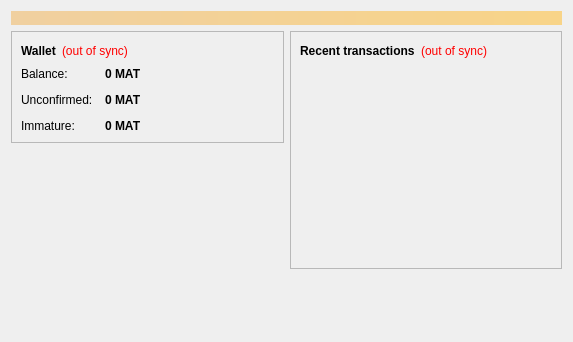
<?xml version="1.0" encoding="UTF-8"?>
<ui version="4.0">
 <class>OverviewPage</class>
 <widget class="QWidget" name="OverviewPage">
  <property name="geometry">
   <rect>
    <x>0</x>
    <y>0</y>
    <width>573</width>
    <height>342</height>
   </rect>
  </property>
  <property name="windowTitle">
   <string>Form</string>
  </property>
  <layout class="QVBoxLayout" name="topLayout">
   <item>
    <widget class="QLabel" name="labelAlerts">
     <property name="visible">
      <bool>false</bool>
     </property>
     <property name="styleSheet">
      <string notr="true">background-color: qlineargradient(x1: 0, y1: 0, x2: 1, y2: 0, stop:0 #F0D0A0, stop:1 #F8D488); color:#000000;</string>
     </property>
     <property name="wordWrap">
      <bool>true</bool>
     </property>
     <property name="margin">
      <number>3</number>
     </property>
    </widget>
   </item>
   <item>
    <layout class="QHBoxLayout" name="horizontalLayout" stretch="1,1">
     <item>
      <layout class="QVBoxLayout" name="verticalLayout_2">
       <item>
        <widget class="QFrame" name="frame">
         <property name="frameShape">
          <enum>QFrame::StyledPanel</enum>
         </property>
         <property name="frameShadow">
          <enum>QFrame::Raised</enum>
         </property>
         <layout class="QVBoxLayout" name="verticalLayout_4">
          <item>
           <layout class="QHBoxLayout" name="horizontalLayout_4">
            <item>
             <widget class="QLabel" name="label_5">
              <property name="font">
               <font>
                <weight>75</weight>
                <bold>true</bold>
               </font>
              </property>
              <property name="text">
               <string>Wallet</string>
              </property>
             </widget>
            </item>
            <item>
             <widget class="QLabel" name="labelWalletStatus">
              <property name="toolTip">
               <string>The displayed information may be out of date. Your wallet automatically synchronizes with the Mattcoin network after a connection is established, but this process has not completed yet.</string>
              </property>
              <property name="styleSheet">
               <string notr="true">QLabel { color: red; }</string>
              </property>
              <property name="text">
               <string notr="true">(out of sync)</string>
              </property>
              <property name="alignment">
               <set>Qt::AlignLeading|Qt::AlignLeft|Qt::AlignVCenter</set>
              </property>
             </widget>
            </item>
            <item>
             <spacer name="horizontalSpacer_2">
              <property name="orientation">
               <enum>Qt::Horizontal</enum>
              </property>
              <property name="sizeHint" stdset="0">
               <size>
                <width>40</width>
                <height>20</height>
               </size>
              </property>
             </spacer>
            </item>
           </layout>
          </item>
          <item>
           <layout class="QFormLayout" name="formLayout_2">
            <property name="fieldGrowthPolicy">
             <enum>QFormLayout::AllNonFixedFieldsGrow</enum>
            </property>
            <property name="horizontalSpacing">
             <number>12</number>
            </property>
            <property name="verticalSpacing">
             <number>12</number>
            </property>
            <item row="0" column="0">
             <widget class="QLabel" name="label">
              <property name="text">
               <string>Balance:</string>
              </property>
             </widget>
            </item>
            <item row="0" column="1">
             <widget class="QLabel" name="labelBalance">
              <property name="font">
               <font>
                <weight>75</weight>
                <bold>true</bold>
               </font>
              </property>
              <property name="cursor">
               <cursorShape>IBeamCursor</cursorShape>
              </property>
              <property name="toolTip">
               <string>Your current balance</string>
              </property>
              <property name="text">
               <string notr="true">0 MAT</string>
              </property>
              <property name="textInteractionFlags">
               <set>Qt::LinksAccessibleByMouse|Qt::TextSelectableByKeyboard|Qt::TextSelectableByMouse</set>
              </property>
             </widget>
            </item>
            <item row="1" column="0">
             <widget class="QLabel" name="label_3">
              <property name="text">
               <string>Unconfirmed:</string>
              </property>
             </widget>
            </item>
            <item row="1" column="1">
             <widget class="QLabel" name="labelUnconfirmed">
              <property name="font">
               <font>
                <weight>75</weight>
                <bold>true</bold>
               </font>
              </property>
              <property name="cursor">
               <cursorShape>IBeamCursor</cursorShape>
              </property>
              <property name="toolTip">
               <string>Total of transactions that have yet to be confirmed, and do not yet count toward the current balance</string>
              </property>
              <property name="text">
               <string notr="true">0 MAT</string>
              </property>
              <property name="textInteractionFlags">
               <set>Qt::LinksAccessibleByMouse|Qt::TextSelectableByKeyboard|Qt::TextSelectableByMouse</set>
              </property>
             </widget>
            </item>
            <item row="2" column="0">
             <widget class="QLabel" name="labelImmatureText">
              <property name="text">
               <string>Immature:</string>
              </property>
             </widget>
            </item>
            <item row="2" column="1">
             <widget class="QLabel" name="labelImmature">
              <property name="font">
               <font>
                <weight>75</weight>
                <bold>true</bold>
               </font>
              </property>
              <property name="toolTip">
               <string>Mined balance that has not yet matured</string>
              </property>
              <property name="text">
               <string notr="true">0 MAT</string>
              </property>
              <property name="textInteractionFlags">
               <set>Qt::LinksAccessibleByMouse|Qt::TextSelectableByKeyboard|Qt::TextSelectableByMouse</set>
              </property>
             </widget>
            </item>
           </layout>
          </item>
         </layout>
        </widget>
       </item>
       <item>
        <spacer name="verticalSpacer">
         <property name="orientation">
          <enum>Qt::Vertical</enum>
         </property>
         <property name="sizeHint" stdset="0">
          <size>
           <width>20</width>
           <height>40</height>
          </size>
         </property>
        </spacer>
       </item>
      </layout>
     </item>
     <item>
      <layout class="QVBoxLayout" name="verticalLayout_3">
       <item>
        <widget class="QFrame" name="frame_2">
         <property name="frameShape">
          <enum>QFrame::StyledPanel</enum>
         </property>
         <property name="frameShadow">
          <enum>QFrame::Raised</enum>
         </property>
         <layout class="QVBoxLayout" name="verticalLayout">
          <item>
           <layout class="QHBoxLayout" name="horizontalLayout_2">
            <item>
             <widget class="QLabel" name="label_4">
              <property name="text">
               <string>&lt;b&gt;Recent transactions&lt;/b&gt;</string>
              </property>
             </widget>
            </item>
            <item>
             <widget class="QLabel" name="labelTransactionsStatus">
              <property name="toolTip">
               <string>The displayed information may be out of date. Your wallet automatically synchronizes with the Mattcoin network after a connection is established, but this process has not completed yet.</string>
              </property>
              <property name="styleSheet">
               <string notr="true">QLabel { color: red; }</string>
              </property>
              <property name="text">
               <string notr="true">(out of sync)</string>
              </property>
              <property name="alignment">
               <set>Qt::AlignRight|Qt::AlignTrailing|Qt::AlignVCenter</set>
              </property>
             </widget>
            </item>
            <item>
             <spacer name="horizontalSpacer">
              <property name="orientation">
               <enum>Qt::Horizontal</enum>
              </property>
              <property name="sizeHint" stdset="0">
               <size>
                <width>40</width>
                <height>20</height>
               </size>
              </property>
             </spacer>
            </item>
           </layout>
          </item>
          <item>
           <widget class="QListView" name="listTransactions">
            <property name="styleSheet">
             <string notr="true">QListView { background: transparent; }</string>
            </property>
            <property name="frameShape">
             <enum>QFrame::NoFrame</enum>
            </property>
            <property name="verticalScrollBarPolicy">
             <enum>Qt::ScrollBarAlwaysOff</enum>
            </property>
            <property name="horizontalScrollBarPolicy">
             <enum>Qt::ScrollBarAlwaysOff</enum>
            </property>
            <property name="selectionMode">
             <enum>QAbstractItemView::NoSelection</enum>
            </property>
           </widget>
          </item>
         </layout>
        </widget>
       </item>
       <item>
        <spacer name="verticalSpacer_2">
         <property name="orientation">
          <enum>Qt::Vertical</enum>
         </property>
         <property name="sizeHint" stdset="0">
          <size>
           <width>20</width>
           <height>40</height>
          </size>
         </property>
        </spacer>
       </item>
      </layout>
     </item>
    </layout>
   </item>
  </layout>
 </widget>
 <resources/>
 <connections/>
</ui>
